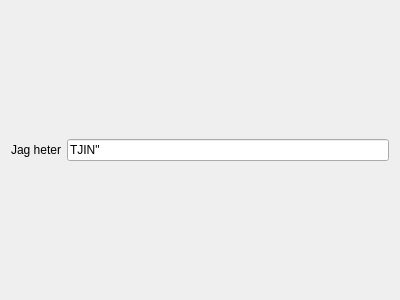
<?xml version="1.0" encoding="UTF-8"?>
<ui version="4.0">
 <class>Widget</class>
 <widget class="QWidget" name="Widget">
  <property name="geometry">
   <rect>
    <x>0</x>
    <y>0</y>
    <width>400</width>
    <height>300</height>
   </rect>
  </property>
  <property name="windowTitle">
   <string>Widget</string>
  </property>
  <layout class="QHBoxLayout" name="horizontalLayout">
   <item>
    <widget class="QLabel" name="label">
     <property name="text">
      <string>Jag heter</string>
     </property>
    </widget>
   </item>
   <item>
    <widget class="QLineEdit" name="lineEdit">
     <property name="text">
      <string>TJIN&quot;</string>
     </property>
    </widget>
   </item>
  </layout>
 </widget>
 <layoutdefault spacing="6" margin="11"/>
 <resources/>
 <connections/>
</ui>
